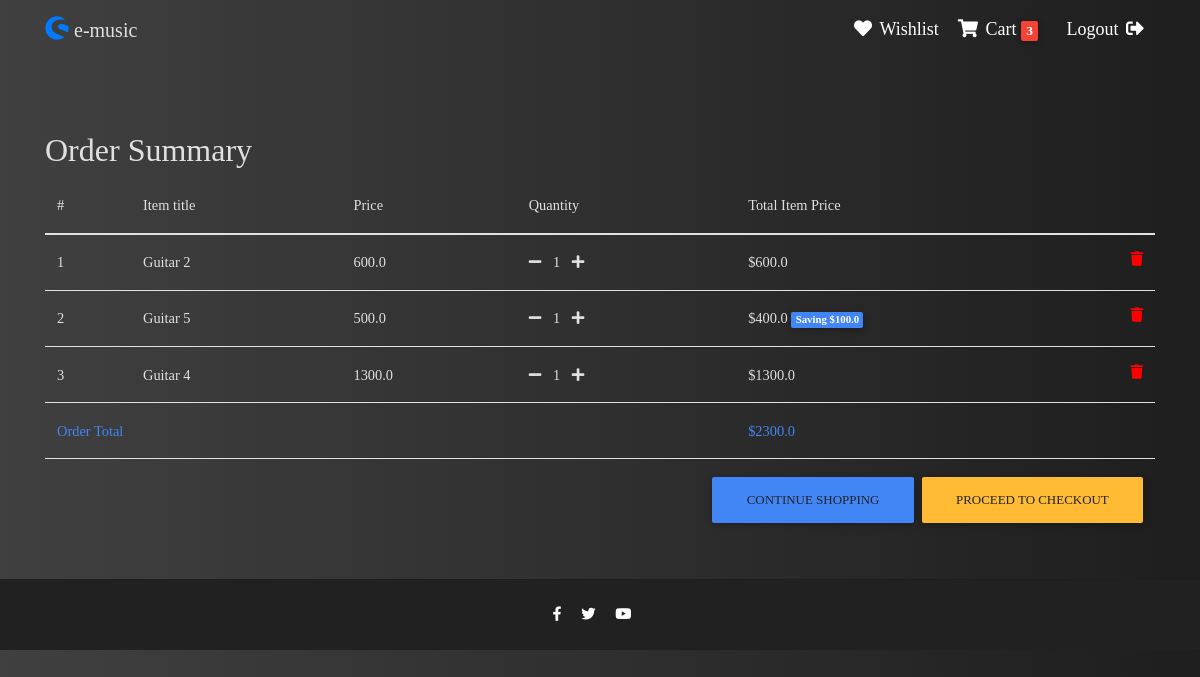
Page /order-summary/ (signed in) on the committed database.
### core/models.py (models this page shows, shortened)
class Order(models.Model):
    user = models.ForeignKey(settings.AUTH_USER_MODEL, on_delete=models.CASCADE)
    ref_code = models.CharField(max_length=20, blank=True, null=True)
    items = models.ManyToManyField(OrderItem)
    start_date = models.DateTimeField(auto_now_add=True)
    ordered_date = models.DateTimeField()
    ordered = models.BooleanField(default=False)
    shipping_address = models.ForeignKey(
        "Address",
        related_name="shipping_address",
        on_delete=models.SET_NULL,
        blank=True,
        null=True,
    )
    billing_address = models.ForeignKey(
        "Address",
        related_name="billing_address",
        on_delete=models.SET_NULL,
        blank=True,
        null=True,
    )
    payment = models.ForeignKey(
        "Payment", on_delete=models.SET_NULL, blank=True, null=True
    )
    coupon = models.ForeignKey(
        "Coupon", on_delete=models.SET_NULL, blank=True, null=True
    )
    being_delivered = models.BooleanField(default=False)
    received = models.BooleanField(default=False)
    refund_requested = models.BooleanField(default=False)
    refund_granted = models.BooleanField(default=False)
    """
    1. Item added to cart
    2. Adding a billing address
    (Failed checkout)
    3. Payment
    (Preprocessing, processing, packaging etc.)
    4. Being delivered
    5. Received
    6. Refunds
    """
    def get_total(self):
        total = 0
        for order_item in self.items.all():
            total += order_item.get_final_price()
        if self.coupon:
            total -= self.coupon.amount
        return total

class OrderItem(models.Model):
    user = models.ForeignKey(settings.AUTH_USER_MODEL, on_delete=models.CASCADE)
    ordered = models.BooleanField(default=False)
    item = models.ForeignKey(Item, on_delete=models.CASCADE)
    quantity = models.IntegerField(default=1)
    def get_total_item_price(self):
        return self.quantity * self.item.price
    def get_total_discount_item_price(self):
        return self.quantity * self.item.discount_price
    def get_amount_saved(self):
        return self.get_total_item_price() - self.get_total_discount_item_price()
    def get_final_price(self):
        if self.item.discount_price:
            return self.get_total_discount_item_price()
        return self.get_total_item_price()

class Item(models.Model):
    title = models.CharField(max_length=100)
    price = models.FloatField()
    discount_price = models.FloatField(blank=True, null=True)
    category = models.CharField(choices=CATEGORY_CHOICES, max_length=2)
    label = models.CharField(choices=LABEL_CHOICES, max_length=1)
    slug = models.SlugField()
    description = models.TextField()
    image = models.ImageField()
    tags = TaggableManager()

### core/views.py (the view)
# urls.py: path("order-summary/", OrderSummaryView.as_view(), name="order-summary"),
class OrderSummaryView(LoginRequiredMixin, View):
    def get(self, *args, **kwargs):
        try:
            order = Order.objects.get(user=self.request.user, ordered=False)
            context = {"object": order}
            return render(self.request, "order_summary.html", context)
        except ObjectDoesNotExist:
            messages.warning(self.request, "You do not have an active order")
            return redirect("/")

### core/templatetags/cart_template_tags.py (called while the page is built)
@register.filter
def cart_item_count(user):
    if user.is_authenticated:
        qs = Order.objects.filter(user=user, ordered=False)
        if qs.exists():
            return qs[0].items.count()
    return 0

### templates/order_summary.html (shortened to what this page needs)
{% extends "base.html" %}
{% block content %}
<main>
    <div class="container">
        <div class="table-responsive text-nowrap">
            <h2 class="text-light">Order Summary</h2>
            <table class="table">
                <thead>
                    <tr>
                        <th class="text-light" scope="col">#</th>
                        <th class="text-light" scope="col">Item title</th>
                        <th class="text-light" scope="col">Price</th>
                        <th class="text-light" scope="col">Quantity</th>
                        <th class="text-light" scope="col">Total Item Price</th>
                    </tr>
                </thead>
                <tbody>
                    {% for order_item in object.items.all %}
                    <tr>
                        <th class="text-light" scope="row">{{ forloop.counter }}</th>
                        <td class="text-light">{{ order_item.item.title }}</td>
                        <td class="text-light">{{ order_item.item.price }}</td>
                        <td>
                            <a class="text-light"
                                href="{% url 'core:remove-single-item-from-cart' order_item.item.slug %}"><i
                                    class="fas fa-minus mr-2"></i></a>
                            <span class="text-light">{{ order_item.quantity }}</span>
                            <a class="text-light" href="{% url 'core:add-to-cart' order_item.item.slug %}"><i
                                    class="fas fa-plus ml-2"></i></a>
                        </td>
                        <td>
                            {% if order_item.item.discount_price %}
                            <span class="text-light">${{ order_item.get_total_discount_item_price }}</span>
                            <span class="badge badge-primary">Saving ${{ order_item.get_amount_saved }}</span>
                            {% else %}
                            <span class="text-light">${{ order_item.get_total_item_price }}</span>
                            {% endif %}
                            <a style='color: red;' href="{% url 'core:remove-from-cart' order_item.item.slug %}">
                                <i class="fas fa-trash float-right"></i>
                            </a>
                        </td>
                    </tr>
                    {% endfor %}
                    {% if object.get_total %}
                    <tr>
                        <td class="text-primary" colspan="4"><b>Order Total</b></td>
                        <td class="text-primary"><b>${{ object.get_total }}</b></td>
                    </tr>
                    <tr>
                        <td colspan="5">
                            <a class='btn btn-warning float-right ml-2' href='/checkout/'>Proceed to checkout</a>
                            <a class='btn btn-primary float-right' href='/'>Continue shopping</a>
                        </td>
                    </tr>
                    {% endif %}
                </tbody>
            </table>
        </div>
    </div>
</main>
{% endblock content %}

### templates/base.html (shortened to what this page needs)
{% load static %}
<!DOCTYPE html>
<html lang="en">
<head>
  <link rel="stylesheet" href="https://use.fontawesome.com/releases/v5.8.1/css/all.css">
  <link href="{% static 'css/bootstrap.min.css' %}" rel="stylesheet">
  <link href="{% static 'css/mdb.min.css' %}" rel="stylesheet">
  <link href="{% static 'css/style.min.css' %}" rel="stylesheet">
  <link href="{% static 'css/style.css' %}" rel="stylesheet">
</head>
{% include "navbar.html" %}
<body>
  <div class="mt-5 pt-4">
  </div>
  {% block content %}
  {% endblock content %}
  {% include "footer.html" %}
</body>
</html>

### templates/navbar.html (shortened to what this page needs)
{% load cart_template_tags %}
<nav class="navbar navbar-expand-lg shadow-none panw">
  <div class="container">
    <a class="navbar-brand waves-effect" href="/">
      <i class="fab fa-shopware logo"></i>
      <strong class="text-light larger">e-music</strong>
    </a>
    <div class="collapse navbar-collapse" id="navbarSupportedContent">
      <ul class="navbar-nav nav-flex-icons ml-auto">
        {% if request.user.is_authenticated %}
        <li class="nav-item pl-2 mb-2 mb-md-0">
          <a href="{% url 'core:wishlist' %}" class="nav-link waves-effect" style='color:white;'>
            <i class="fas fa-heart"></i>
            <span class="clearfix d-none d-sm-inline-block"> Wishlist </span>
          </a>
        </li>
        <li class="nav-item">
          <a href="{% url 'core:order-summary' %}" class="nav-link waves-effect" style='color:white;'>
            <i class="fas fa-shopping-cart"></i>
            <span class="clearfix d-none d-sm-inline-block "> Cart </span>
            <span class="badge red z-depth-1 mr-1"> {{ request.user|cart_item_count }} </span>
          </a>
        </li>
        <li class="nav-item pl-2 mb-2 mb-md-0">
          <a class="nav-link waves-effect" href="{% url 'account_logout' %} " style='color:white;'>
            <span class="clearfix d-none d-sm-inline-block"> Logout </span>
            <i class="fas fa-sign-out-alt"></i>
          </a>
        </li>
      </ul>
      {% endif %}
    </div>
  </div>
</nav>

### templates/footer.html
<footer class="page-footer text-center font-small mt-4 wow fadeIn bg-dark">
  <hr class="my-4">
  <div class="pb-4">
    <a href="https://" target="_blank">
      <i class="fab fa-facebook-f mr-3"></i>
    </a>
    <a href="https://" target="_blank">
      <i class="fab fa-twitter mr-3"></i>
    </a>
    <a href="https://" target="_blank">
      <i class="fab fa-youtube mr-3"></i>
    </a>
  </div>
</footer>

### templates/scripts.html (shortened to what this page needs)
{% load static %}

### static_in_env/css/style.css (style rules this page uses)
html, body, .view { height: 100%; }
.page-footer { background-color: #929FBA; }

### templates/base.html (style rules this page uses)
html, body, header, .carousel { height: 60vh; scroll-behavior: smooth; }
body { background: linear-gradient(to right, rgb(65, 64, 64), rgb(31, 30, 30)); min-height: 100vh; font-family: Florence; }
.panw a .logo { font-size: larger; }
.panw .nav-item { font-size: larger; }
.navbar .nav-item { font-size: large; }

### rows in the picture
OrderItem: item "Guitar 2", item.price "600.0", quantity "1", get_total_item_price "600.0"
OrderItem: item "Guitar 5", item.price "500.0", quantity "1", get_total_discount_item_price "400.0", get_amount_saved "100.0"
OrderItem: item "Guitar 4", item.price "1300.0", quantity "1", get_total_item_price "1300.0"
Order: get_total "2300.0"

### other values in the picture
{{ request.user|cart_item_count }} "3"
